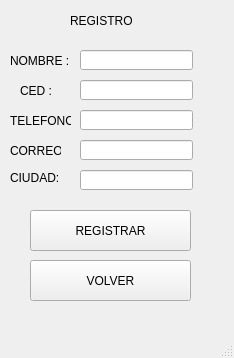
<?xml version="1.0" encoding="UTF-8"?>
<ui version="4.0">
 <class>W_REGISTRO</class>
 <widget class="QMainWindow" name="W_REGISTRO">
  <property name="geometry">
   <rect>
    <x>0</x>
    <y>0</y>
    <width>234</width>
    <height>358</height>
   </rect>
  </property>
  <property name="windowTitle">
   <string>MainWindow</string>
  </property>
  <widget class="QWidget" name="centralwidget">
   <widget class="QLabel" name="label">
    <property name="geometry">
     <rect>
      <x>70</x>
      <y>0</y>
      <width>81</width>
      <height>41</height>
     </rect>
    </property>
    <property name="text">
     <string>REGISTRO </string>
    </property>
   </widget>
   <widget class="QLabel" name="label_2">
    <property name="geometry">
     <rect>
      <x>10</x>
      <y>40</y>
      <width>91</width>
      <height>41</height>
     </rect>
    </property>
    <property name="text">
     <string>NOMBRE :</string>
    </property>
   </widget>
   <widget class="QLabel" name="label_3">
    <property name="geometry">
     <rect>
      <x>20</x>
      <y>80</y>
      <width>41</width>
      <height>21</height>
     </rect>
    </property>
    <property name="text">
     <string>CED :</string>
    </property>
   </widget>
   <widget class="QLabel" name="label_4">
    <property name="geometry">
     <rect>
      <x>10</x>
      <y>110</y>
      <width>61</width>
      <height>21</height>
     </rect>
    </property>
    <property name="text">
     <string>TELEFONO:</string>
    </property>
   </widget>
   <widget class="QLabel" name="label_5">
    <property name="geometry">
     <rect>
      <x>10</x>
      <y>140</y>
      <width>51</width>
      <height>21</height>
     </rect>
    </property>
    <property name="text">
     <string>CORREO:</string>
    </property>
   </widget>
   <widget class="QLabel" name="label_6">
    <property name="geometry">
     <rect>
      <x>10</x>
      <y>170</y>
      <width>51</width>
      <height>16</height>
     </rect>
    </property>
    <property name="text">
     <string>CIUDAD:</string>
    </property>
   </widget>
   <widget class="QLineEdit" name="lineEdit_2">
    <property name="geometry">
     <rect>
      <x>80</x>
      <y>50</y>
      <width>113</width>
      <height>20</height>
     </rect>
    </property>
   </widget>
   <widget class="QLineEdit" name="lineEdit_3">
    <property name="geometry">
     <rect>
      <x>80</x>
      <y>80</y>
      <width>113</width>
      <height>20</height>
     </rect>
    </property>
   </widget>
   <widget class="QLineEdit" name="lineEdit_4">
    <property name="geometry">
     <rect>
      <x>80</x>
      <y>110</y>
      <width>113</width>
      <height>20</height>
     </rect>
    </property>
   </widget>
   <widget class="QLineEdit" name="lineEdit_5">
    <property name="geometry">
     <rect>
      <x>80</x>
      <y>140</y>
      <width>113</width>
      <height>20</height>
     </rect>
    </property>
   </widget>
   <widget class="QLineEdit" name="lineEdit_6">
    <property name="geometry">
     <rect>
      <x>80</x>
      <y>170</y>
      <width>113</width>
      <height>20</height>
     </rect>
    </property>
   </widget>
   <widget class="QPushButton" name="pushButton">
    <property name="geometry">
     <rect>
      <x>30</x>
      <y>210</y>
      <width>161</width>
      <height>41</height>
     </rect>
    </property>
    <property name="text">
     <string>REGISTRAR</string>
    </property>
   </widget>
   <widget class="QPushButton" name="pushButton_2">
    <property name="geometry">
     <rect>
      <x>30</x>
      <y>260</y>
      <width>161</width>
      <height>41</height>
     </rect>
    </property>
    <property name="text">
     <string>VOLVER</string>
    </property>
   </widget>
  </widget>
  <widget class="QMenuBar" name="menubar">
   <property name="geometry">
    <rect>
     <x>0</x>
     <y>0</y>
     <width>234</width>
     <height>21</height>
    </rect>
   </property>
  </widget>
  <widget class="QStatusBar" name="statusbar"/>
 </widget>
 <resources/>
 <connections/>
</ui>
